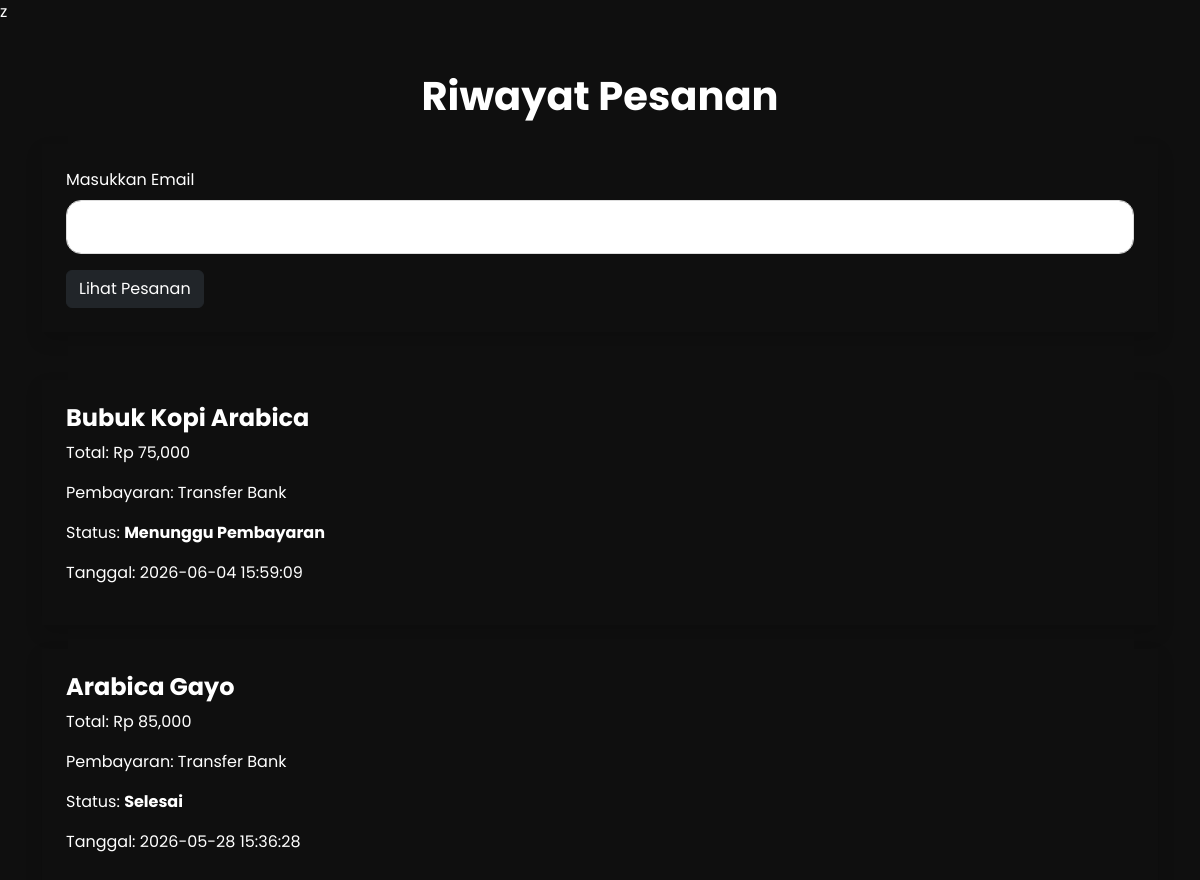
The app's page /riwayat.php?email=nurhayyuf@gmail.com with its own data.
### tables this page shows
CREATE TABLE IF NOT EXISTS `pesanan` (
  `id` int NOT NULL AUTO_INCREMENT,
  `nama` varchar(100) DEFAULT NULL,
  `email` varchar(100) DEFAULT NULL,
  `alamat` text,
  `produk` varchar(100) DEFAULT NULL,
  `harga` int DEFAULT NULL,
  `payment` varchar(50) DEFAULT NULL,
  `status_pesanan` varchar(50) DEFAULT 'Menunggu Pembayaran',
  `bukti_transfer` varchar(255) DEFAULT NULL,
  `tanggal` timestamp NULL DEFAULT CURRENT_TIMESTAMP,
  `berat` varchar(20) DEFAULT NULL,
  `qty` int DEFAULT NULL,
  PRIMARY KEY (`id`)
);

### riwayat.php (the view, shortened to what this page needs)
<?php
include 'config/koneksi.php';
$data = null;
if(isset($_GET['email'])){
    $email = $_GET['email'];
    $data = mysqli_query($conn,
    "SELECT * FROM pesanan
    WHERE email='$email'
    ORDER BY id DESC"
    );
}
?>
<!DOCTYPE html>
<html lang="id">
<head>
    <link href="https://cdn.jsdelivr.net/npm/bootstrap@5.3.3/dist/css/bootstrap.min.css" rel="stylesheet">
    <link rel="stylesheet" href="assets/css/style.css">
</head>
<body>
<div class="container py-5">
    <h1 class="fw-bold mb-4 text-center">
        Riwayat Pesanan
    </h1>
    <div class="box shadow p-4 mb-5">
        <form method="GET">
            <label class="mb-2">
                Masukkan Email
            </label>
            <input
            type="email"
            name="email"
            class="form-control mb-3"
            required>
            <button class="btn btn-dark">
                Lihat Pesanan
            </button>
        </form>
    </div>
    <?php if($data != null){ ?>
        <?php while($d = mysqli_fetch_array($data)){ ?>
            <div class="box shadow p-4 mb-4">
                <h4 class="fw-bold">
                    <?php echo $d['produk']; ?>
                </h4>
                <p>
                    Total:
                    Rp <?php echo number_format($d['harga']); ?>
                </p>
                <p>
                    Pembayaran:
                    <?php echo $d['payment']; ?>
                </p>
                <p>
                    Status:
                    <b>
                    <?php echo $d['status_pesanan']; ?>
                    </b>
                </p>
                <p>
                    Tanggal:
                    <?php echo $d['tanggal']; ?>
                </p>
            </div>
        <?php } ?>
    <?php } ?>
</div>
</body>
</html>

### assets/css/style.css (style rules this page uses)
:root { --coffee:#6F4E37; --coffee-light:#C08B5C; --cream:#F8F4EE; --white:#ffffff; --text:#333333; --shadow:0 15px 35px rgba(0,0,0,.08); }
* { margin:0; padding:0; box-sizing:border-box; }
html { scroll-behavior:smooth; }
body { font-family:'Poppins',sans-serif; background:#0f0f0f; color:white; overflow-x:hidden; }
.form-control { border-radius:15px; padding:14px; border:1px solid #ddd; }

### records on screen
pesanan: produk "Bubuk Kopi Arabica", harga "75,000", payment "Transfer Bank", status_pesanan "Menunggu Pembayaran", tanggal "2026-06-04 15:59:09"
pesanan: produk "Arabica Gayo", harga "85,000", payment "Transfer Bank", status_pesanan "Selesai", tanggal "2026-05-28 15:36:28"
